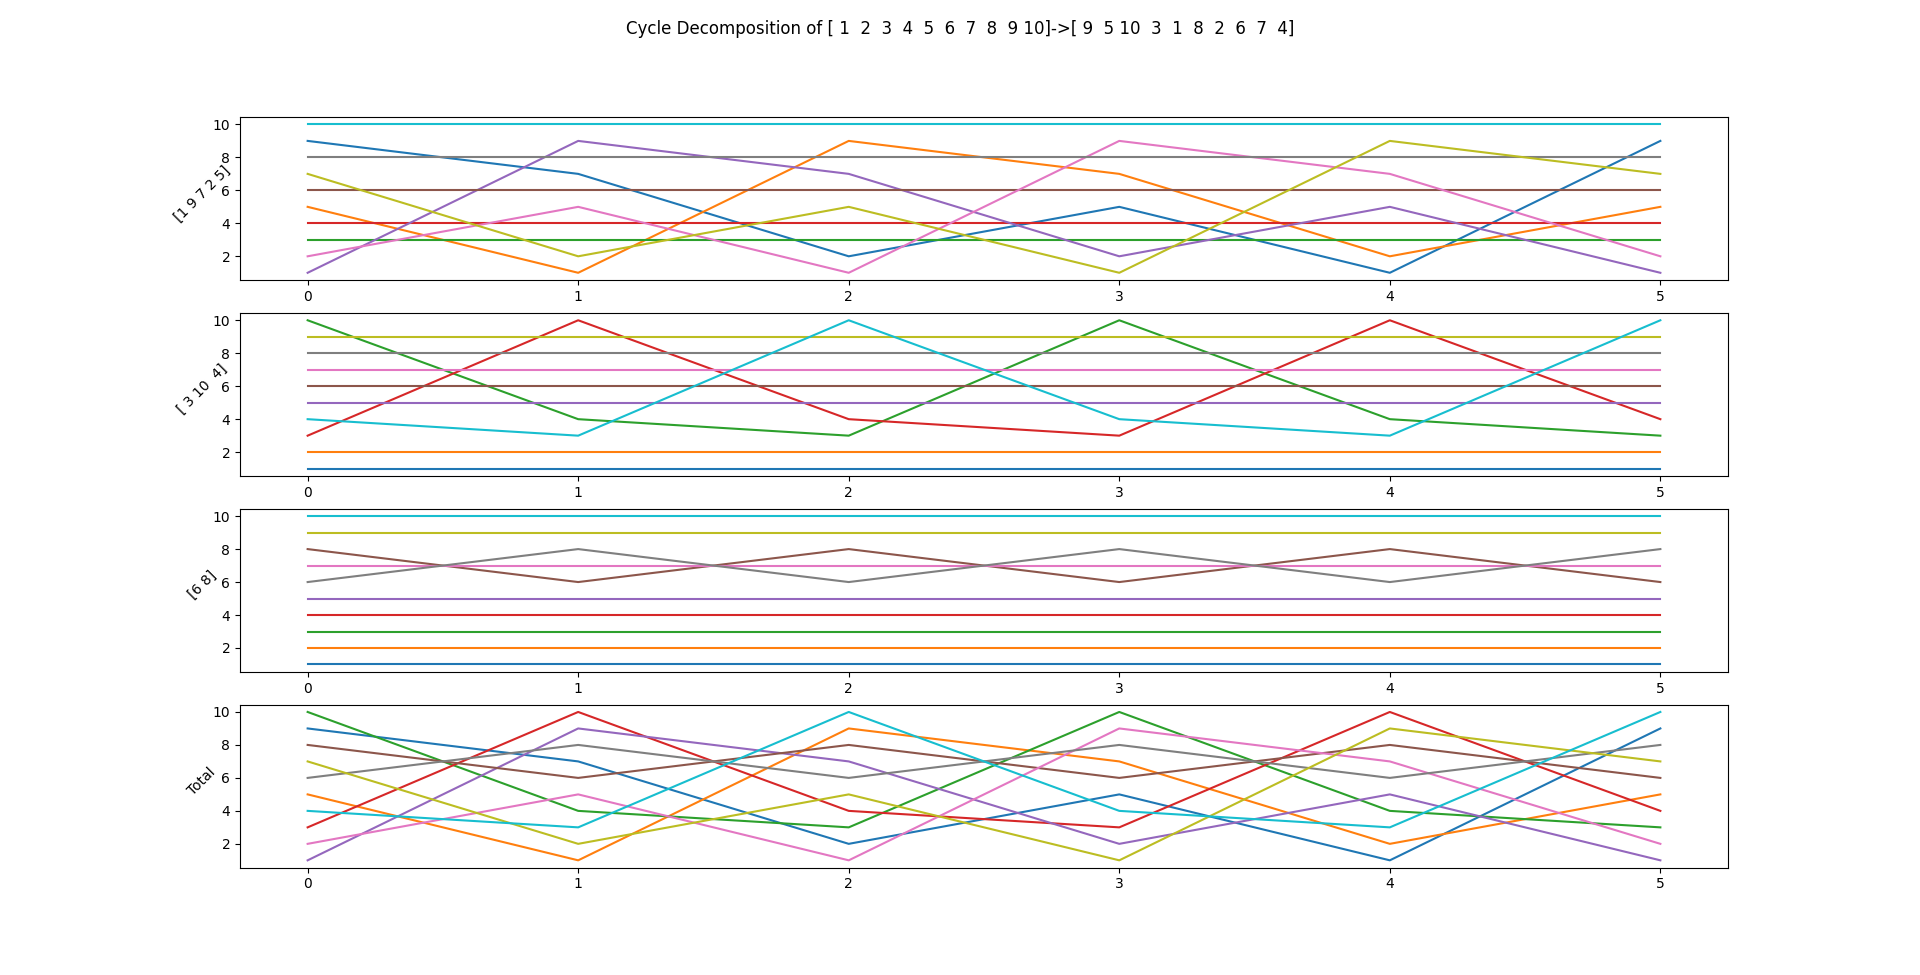

Reproduce this figure in Python.
import numpy as np
import matplotlib.pyplot as plt

"""
Okay this is a bit of a doozy ngl. But basically its a visual aid to show how any permutation
of a set can be broken down into disjoint cycles. Its easy to see from this that any disjoint
cycles will commute with eachother, as they do not affect the same elements of the set.
The functions can be modified pretty easily to break a specific permutation into its constituent
cycles, but in its current form it generates a random permutation on the set of integers from 1->N
and then finds and plots the cycles of that random permutation.
"""

# Recursive matmul for successive transformations
mm = lambda *args: np.matmul(args[0],(mm(*args[1:]) if len(args)>2 else args[1]))

def gpm(I,c):
	pm = np.copy(I)
	pm[c] = pm[np.roll(c,1)]
	return pm

def cd(B):
	A = np.arange(len(B))
	B = np.array(B)-1
	cycles = []
	for i in A:
		cycle = [i]
		j = B[cycle[-1]]
		while j not in cycle:
			cycle.append(j)
			j = B[j]
		if not any(i+1 in sub for sub in cycles) and len(cycle)>=2:
			cycles.append(np.array([k+1 for k in cycle]))
	return cycles

def PM(B):
	I = np.identity(len(B)).astype(int)
	cycles = cd(B)
	cycle_pms = []
	for cycle in cycles:
		cycle_pm = gpm(I,cycle-1)
		cycle_pms.append([cycle,cycle_pm])
	PM_Total = mm(*[y for (x,y) in cycle_pms]) if len(cycle_pms)>1 else cycle_pms[0][1]
	return cycle_pms+[["Total",PM_Total]]

def generate_random_cycles(N):
	A = np.arange(N)
	B = np.copy(A)+1
	np.random.shuffle(B)
	cycle_pms = PM(B)
	return cycle_pms,B

def run_plots(N):
	A = np.arange(N)+1
	cycle_pms,B = generate_random_cycles(N)
	n = len(cycle_pms)
	#Order is automatically set to the longest time for any one cycle to return to itself
	steps = np.max([len(cycle_pm[0]) for cycle_pm in cycle_pms[:-1]])+1
	#Generate Data
	data =[]	
	for cycle_pm in cycle_pms:
		temp_data = [np.matmul(A,cycle_pm[1])]
		for step in range(1,steps):
			temp_data.append(np.matmul(temp_data[-1],cycle_pm[1]))
		data.append(temp_data)
	data = np.array(data)

	# PLOT DATA
	print(f"generating {n} plots")
	fig,axs = plt.subplots(n)
	for i in range(n):
		axs[i].plot(data[i])
		axs[i].set_ylabel(f'{cycle_pms[i][0]}',rotation=45)
	fig.suptitle(f'Cycle Decomposition of {A}->{B}')
	plt.show()
	


#SETUP PARAM
N = 10

run_plots(N)
